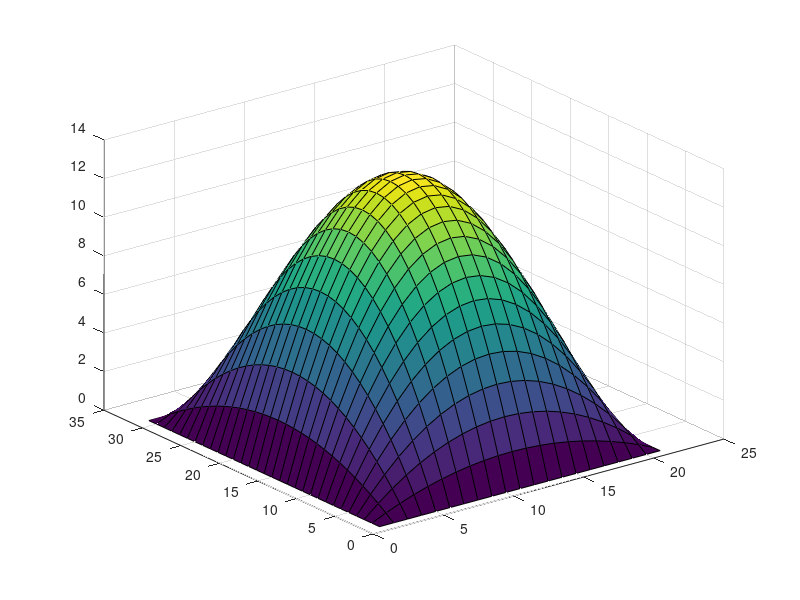

Write MATLAB code to recreate this figure.
clear; close all; clc



% VARIABLES
L = 2;
H = 3;

u_e = @(x, y, t) x.*(L-x).*y.*(H-y).*(1+1/2.*t);

g = @(x, y, t) 0.5 .* u_e;
s = @(x, y, t) 2.*c^2 .* (1 + 0.5.*t) .* (y .* (H-y) + x .* (L-x)); 
c = 6;



lambda = 0.7;
delta = 0.1;
grid_size = 1; % physical size of grid
t_f = 10; % end time of sim

n = round(grid_size/delta); % calculating spatial grid points to maintain constant courant number

dt = lambda*delta/c;
t_n = t_f/dt;


x = linspace(0,L,L/delta+1);
y = linspace(0,H,H/delta+1);
t = linspace(0,t_f,t_n);

[X,Y] = meshgrid(x, y);

for i = 1:t_n
    results_analytical(:,:,i) = u_e(X, Y, t(i));
    surf(results_analytical(:,:,i));
    pause(1/60)
end

